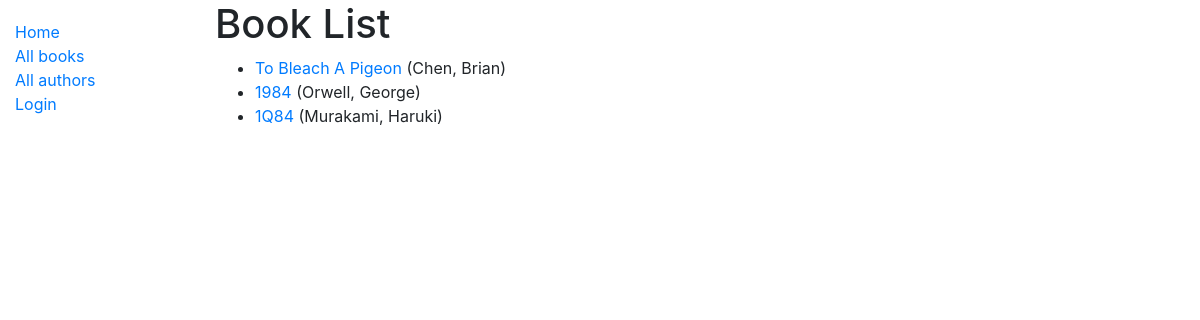
/catalog/books/, run on the app's committed database.
### catalog/models.py (models this page shows, shortened)
class Book(models.Model):
    title = models.CharField(max_length=200)
    author = models.ForeignKey('Author', on_delete=models.SET_NULL, null=True)
    summary = models.TextField(max_length=1000, help_text="Enter a brief description of the book")
    isbn = models.CharField('ISBN', max_length=13,
                            help_text='13 Character <a href="https://www.isbn-international.org/content/what-isbn'
                                     '">ISBN number</a>')
    genre = models.ManyToManyField(Genre, help_text="Select a genre for this book")
    borrower = models.ForeignKey(User, on_delete=models.SET_NULL, null=True, blank = True)
    def display_genre(self):
        return ', '.join([genre.name for genre in self.genre.all()[:3]])
    def get_absolute_url(self):
        return reverse('book-detail', args=[str(self.id)])
    display_genre.short_description = "Genre"

class Author(models.Model):
    first_name = models.CharField(max_length=100)
    last_name = models.CharField(max_length=100)
    date_of_birth = models.DateField(null=True, blank=True)
    date_of_death = models.DateField('died', null=True, blank=True)
    class Meta:
        ordering = ['last_name', 'first_name']
    def __str__(self):
        return '{0}, {1}'.format(self.last_name, self.first_name)

### catalog/views.py (the view)
# urls.py: path('books/', views.BookListView.as_view(), name='books'),
class BookListView(generic.ListView):
    model = Book

### catalog/templates/catalog/book_list.html
{% extends "base_generic.html" %}
{% block content %}
    <h1>Book List</h1>
    {% if book_list%}
    <ul>
        {% for book in book_list%}
        <li>
            <a href="{{ book.get_absolute_url }}">{{book.title}}</a> ({{book.author}})
        </li>
        {%endfor%}
    </ul>
    {%else %}
        <p>There are no books in the library</p>
    {%endif%}
{%endblock%}

### data on the page
Book: title "To Bleach A Pigeon", author "Chen, Brian"
Book: title "1984", author "Orwell, George"
Book: title "1Q84", author "Murakami, Haruki"
